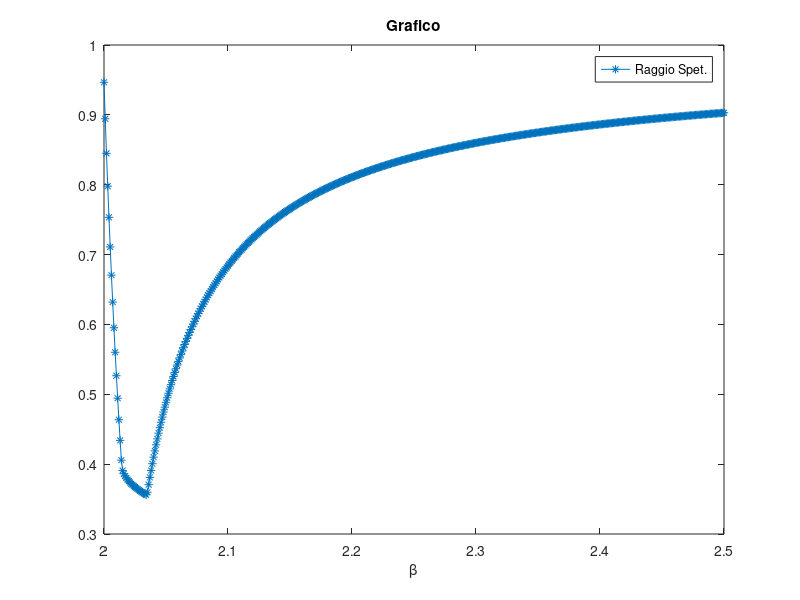

MATLAB code for this plot:
clear
close all
clc

n = 100;

A = 8.1*diag(ones(1, n)) - 3*diag(ones(1, n-1), 1) - 3*diag(ones(1, n-1), -1)...
    - diag(ones(1, n-2), 2) - diag(ones(1, n-2), -2);

rhoB = [];

for beta=2:0.001:2.5
    P = beta*diag(ones(1, n)) - diag(ones(1, n-1), 1) - diag(ones(1, n-1), -1);
    alphaOpt = 2 / (min(eig(P\A)) + max(eig(P\A)));
    B = eye(n) - alphaOpt * (P\A);
    rhoB = [rhoB max(eig(B))];
end

plot(2:0.001:2.5, rhoB, '*-')
title('Grafico')
legend('Raggio Spet.', Location='northeastoutside')
xlabel('\beta')